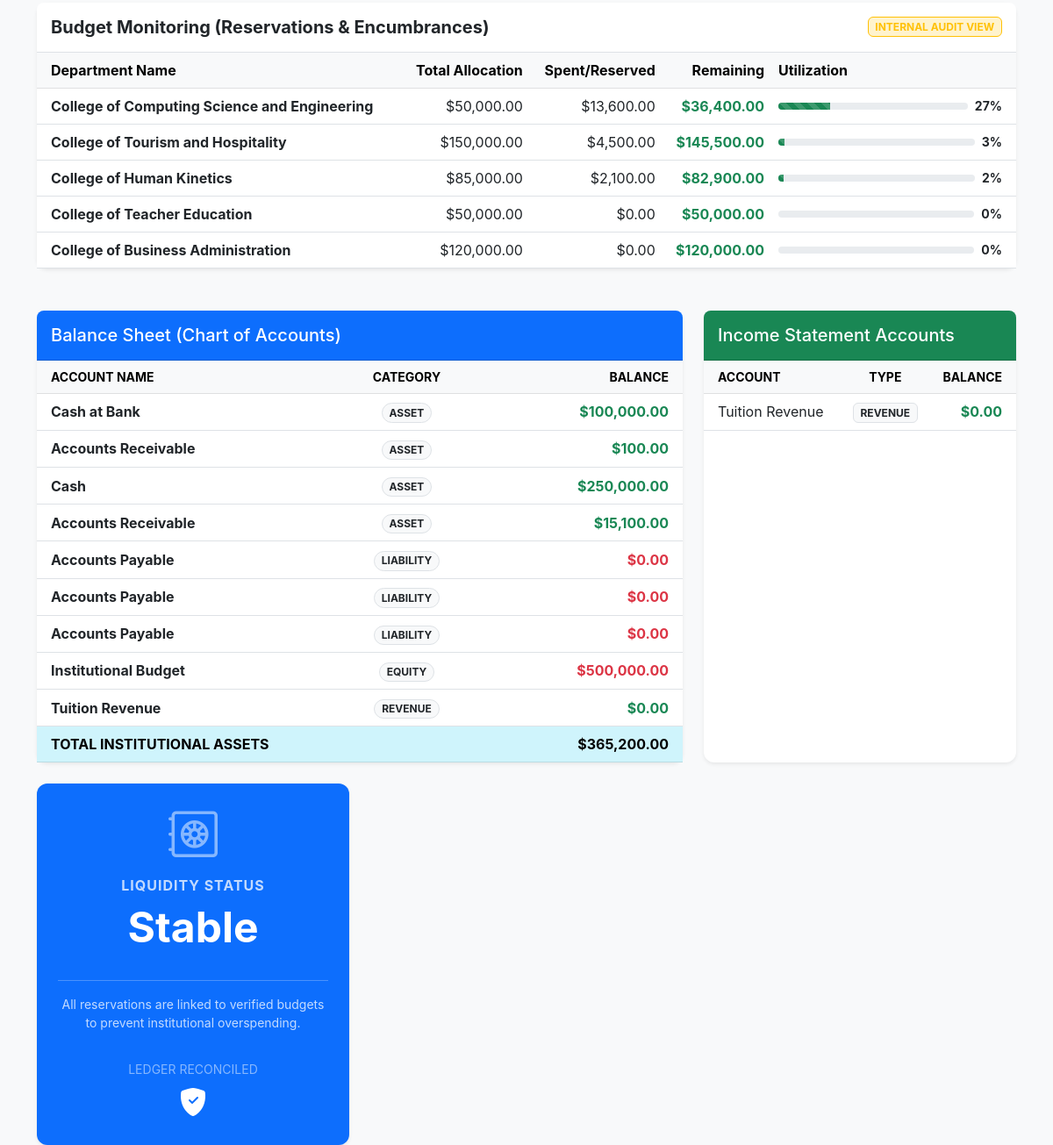
The app's page /finance/reports.php (signed in, lower part), older data.
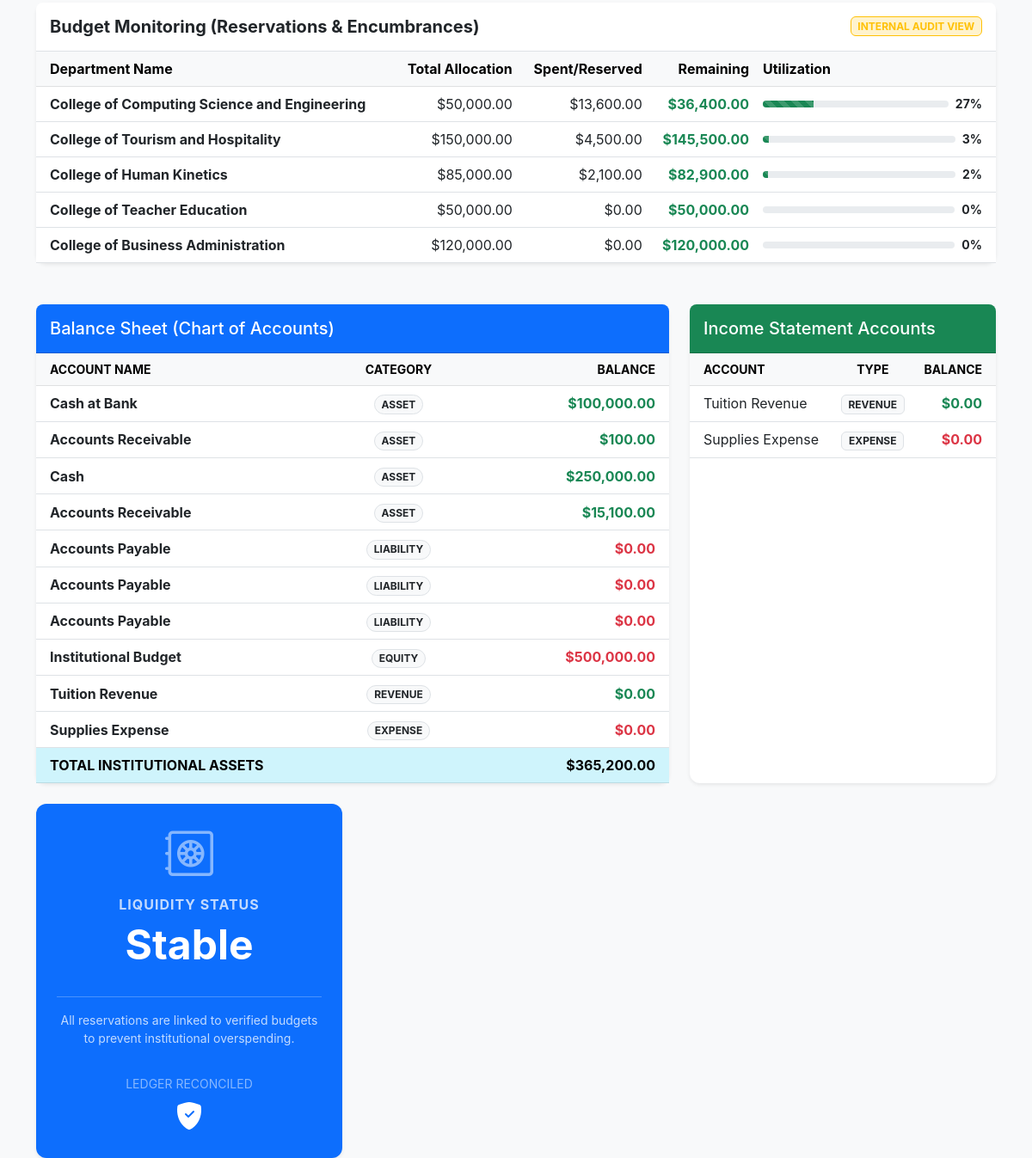
The same page, newer data.
### tables this page shows
CREATE TABLE `chart_of_accounts` (
  `account_id` int(11) NOT NULL,
  `account_name` varchar(100) DEFAULT NULL,
  `account_type` enum('Asset','Liability','Equity','Revenue','Expense') DEFAULT NULL,
  `balance` decimal(15,2) DEFAULT 0.00
);

### finance/report_logic.php (called while the page is built, shortened)
<?php
include 'db_connect.php';
function getBudgetData() {
    global $conn;
    $sql = "SELECT d.dept_name, d.total_budget,
            IFNULL(SUM(r.amount_reserved), 0) as spent_reserved,
            (d.total_budget - IFNULL(SUM(r.amount_reserved), 0)) as remaining
            FROM departments d
            LEFT JOIN budget_reservations r ON d.dept_id = r.dept_id AND r.status != 'cancelled'
            GROUP BY d.dept_id";
    return $conn->query($sql);
}
function getBalanceSheet() {
    global $conn;
    $sql = "SELECT account_name, account_type, balance FROM chart_of_accounts ORDER BY account_type";
    return $conn->query($sql);
}
function getIncomeStatement() {
    global $conn;
    $sql = "SELECT account_name, account_type, balance
            FROM chart_of_accounts
            WHERE account_type IN ('Revenue', 'Expense')
            ORDER BY account_type, account_name";
    return $conn->query($sql);
}
?>

### finance/reports.php (the view, shortened to what this page needs)
<?php
include 'header.php';
include 'db_connect.php';
include 'report_logic.php';
function f($n) { return '$' . number_format($n, 2); }
$budget_data = getBudgetData();
$bs_data = getBalanceSheet();
$is_data = getIncomeStatement();
$total_assets = 0;
$summary_query = $conn->query("SELECT account_type, SUM(balance) as total FROM chart_of_accounts GROUP BY account_type");
while($s_row = $summary_query->fetch_assoc()){
    if($s_row['account_type'] == 'Asset') $total_assets = $s_row['total'];
}
?>
<div class="container">
    <div class="row g-4">
        <div class="col-lg-12">
            <div class="card shadow-sm border-0 mb-4">
                <div class="card-header bg-white py-3 border-bottom d-flex justify-content-between align-items-center">
                    <h5 class="mb-0 fw-bold text-dark">Budget Monitoring (Reservations & Encumbrances)</h5>
                    <span class="badge bg-warning-subtle text-warning border border-warning small">INTERNAL AUDIT VIEW</span>
                </div>
                <div class="card-body p-0">
                    <div class="table-responsive">
                        <table class="table table-hover align-middle mb-0">
                            <thead class="table-light">
                                <tr>
                                    <th class="ps-3">Department Name</th>
                                    <th class="text-end">Total Allocation</th>
                                    <th class="text-end">Spent/Reserved</th>
                                    <th class="text-end">Remaining</th>
                                    <th style="width: 25%;">Utilization</th>
                                </tr>
                            </thead>
                            <tbody>
                                <?php if ($budget_data->num_rows > 0):
                                    while($row = $budget_data->fetch_assoc()):
                                        $percent = ($row['total_budget'] > 0) ? ($row['spent_reserved'] / $row['total_budget']) * 100 : 0;
                                        $bar_color = ($percent > 90) ? 'bg-danger' : (($percent > 70) ? 'bg-warning' : 'bg-success');
                                ?>
                                <tr>
                                    <td class="ps-3 fw-bold text-dark"><?= htmlspecialchars($row['dept_name']) ?></td>
                                    <td class="text-end"><?= f($row['total_budget']) ?></td>
                                    <td class="text-end"><?= f($row['spent_reserved']) ?></td>
                                    <td class="text-end fw-bold <?= $row['remaining'] < 0 ? 'text-danger' : 'text-success' ?>">
                                        <?= f($row['remaining']) ?>
                                    </td>
                                    <td class="pe-3">
                                        <div class="d-flex align-items-center">
                                            <div class="progress w-100" style="height: 8px; border-radius: 10px;">
                                                <div class="progress-bar <?= $bar_color ?> progress-bar-striped progress-bar-animated"
                                                     role="progressbar"
                                                     style="width: <?= $percent ?>%"></div>
                                            </div>
                                            <span class="ms-2 small fw-bold"><?= round($percent) ?>%</span>
                                        </div>
                                    </td>
                                </tr>
                                <?php endwhile; else: ?>
                                    <tr><td colspan="5" class="text-center py-4">No departmental data found.</td></tr>
                                <?php endif; ?>
                            </tbody>
                        </table>
                    </div>
                </div>
            </div>
        </div>
        <div class="col-lg-8">
            <div class="card shadow-sm border-0">
                <div class="card-header bg-primary text-white py-3">
                    <h5 class="mb-0">Balance Sheet (Chart of Accounts)</h5>
                </div>
                <div class="card-body p-0">
                    <table class="table table-hover align-middle mb-0">
                        <thead class="table-light">
                            <tr>
                                <th class="ps-3 small text-uppercase">Account Name</th>
                                <th class="small text-uppercase text-center">Category</th>
                                <th class="text-end pe-3 small text-uppercase">Balance</th>
                            </tr>
                        </thead>
                        <tbody>
                            <?php
                            $bs_data->data_seek(0);
                            while($row = $bs_data->fetch_assoc()):
                                $typeColor = ($row['account_type'] == 'Asset' || $row['account_type'] == 'Revenue') ? 'text-success' : 'text-danger';
                            ?>
                            <tr>
                                <td class="ps-3">
                                    <div class="fw-bold text-dark"><?= htmlspecialchars($row['account_name']) ?></div>
                                </td>
                                <td class="text-center">
                                    <span class="badge rounded-pill bg-light text-dark border small"><?= strtoupper($row['account_type']) ?></span>
                                </td>
                                <td class="text-end pe-3 fw-bold <?= $typeColor ?>">
                                    <?= f($row['balance']) ?>
                                </td>
                            </tr>
                            <?php endwhile; ?>
                        </tbody>
                        <tfoot class="table-info fw-bold">
                            <tr>
                                <td colspan="2" class="ps-3">TOTAL INSTITUTIONAL ASSETS</td>
                                <td class="text-end pe-3"><?= f($total_assets) ?></td>
                            </tr>
                        </tfoot>
                    </table>
                </div>
            </div>
        </div>
        <div class="col-lg-4">
            <div class="card shadow-sm border-0 h-100">
                <div class="card-header bg-success text-white py-3">
                    <h5 class="mb-0">Income Statement Accounts</h5>
                </div>
                <div class="card-body p-0">
                    <table class="table table-hover align-middle mb-0">
                        <thead class="table-light">
                            <tr>
                                <th class="ps-3 small text-uppercase">Account</th>
                                <th class="text-center small text-uppercase">Type</th>
                                <th class="text-end pe-3 small text-uppercase">Balance</th>
                            </tr>
                        </thead>
                        <tbody>
                            <?php while($row = $is_data->fetch_assoc()): ?>
                            <tr>
                                <td class="ps-3"><?= htmlspecialchars($row['account_name']) ?></td>
                                <td class="text-center"><span class="badge bg-light text-dark border"><?= strtoupper($row['account_type']) ?></span></td>
                                <td class="text-end pe-3 fw-bold <?= $row['account_type'] == 'Revenue' ? 'text-success' : 'text-danger' ?>"><?= f($row['balance']) ?></td>
                            </tr>
                            <?php endwhile; ?>
                        </tbody>
                    </table>
                </div>
            </div>
        </div>
        <div class="col-lg-4">
            <div class="card border-0 bg-primary text-white shadow-sm h-100">
                <div class="card-body d-flex flex-column justify-content-center text-center p-4">
                    <div class="mb-3">
                        <i class="bi bi-safe2 display-4 opacity-50"></i>
                    </div>
                    <h6 class="text-uppercase opacity-75 fw-bold" style="letter-spacing: 1px;">Liquidity Status</h6>
                    <h2 class="display-5 fw-bold mb-3">Stable</h2>
                    <hr class="bg-white opacity-25">
                    <p class="small opacity-75">All reservations are linked to verified budgets to prevent institutional overspending.</p>
                    <div class="mt-auto pt-3">
                        <div class="small opacity-50 mb-1 text-uppercase">Ledger Reconciled</div>
                        <i class="bi bi-shield-fill-check fs-2"></i>
                    </div>
                </div>
            </div>
        </div>
    </div>
</div>
</body>
</html>

### finance/header.php (shortened to what this page needs)
<!DOCTYPE html>
<html lang="en">
<head>
    <link href="https://cdn.jsdelivr.net/npm/bootstrap@5.3.0/dist/css/bootstrap.min.css" rel="stylesheet">
    <link rel="stylesheet" href="https://cdn.jsdelivr.net/npm/bootstrap-icons@1.10.0/font/bootstrap-icons.css">
</head>
<body>

### finance/header.php (style rules this page uses)
body { background-color: #f4f7f6; font-family: 'Inter', sans-serif; }
.card { border: none; box-shadow: 0 0.125rem 0.25rem rgba(0,0,0,0.075); border-radius: 8px; }
.card-header { font-weight: bold; border-radius: 8px 8px 0 0 !important; }

### finance/reports.php (style rules this page uses)
body { background-color: #f8f9fa; }
.card { border-radius: 12px; }

Row changes from the older to the newer data that the page shows:
added chart_of_accounts: account_name "Supplies Expense", account_type "EXPENSE", balance "$0.00"
